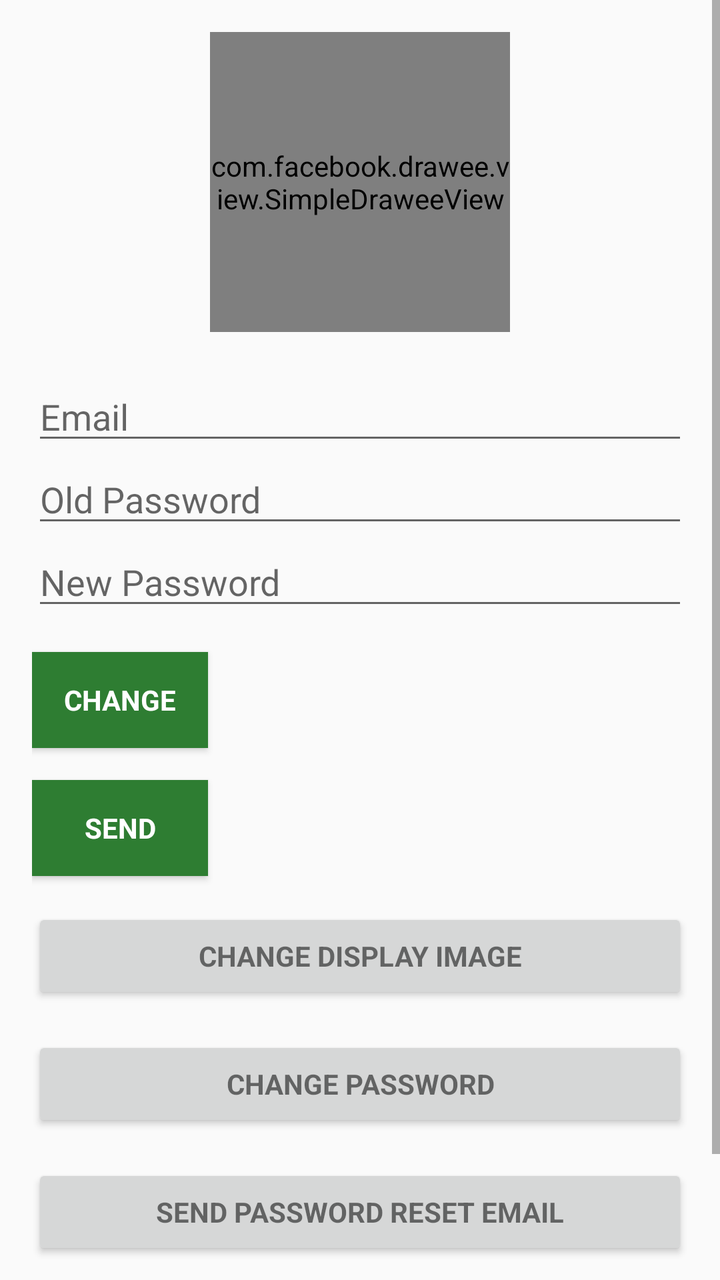
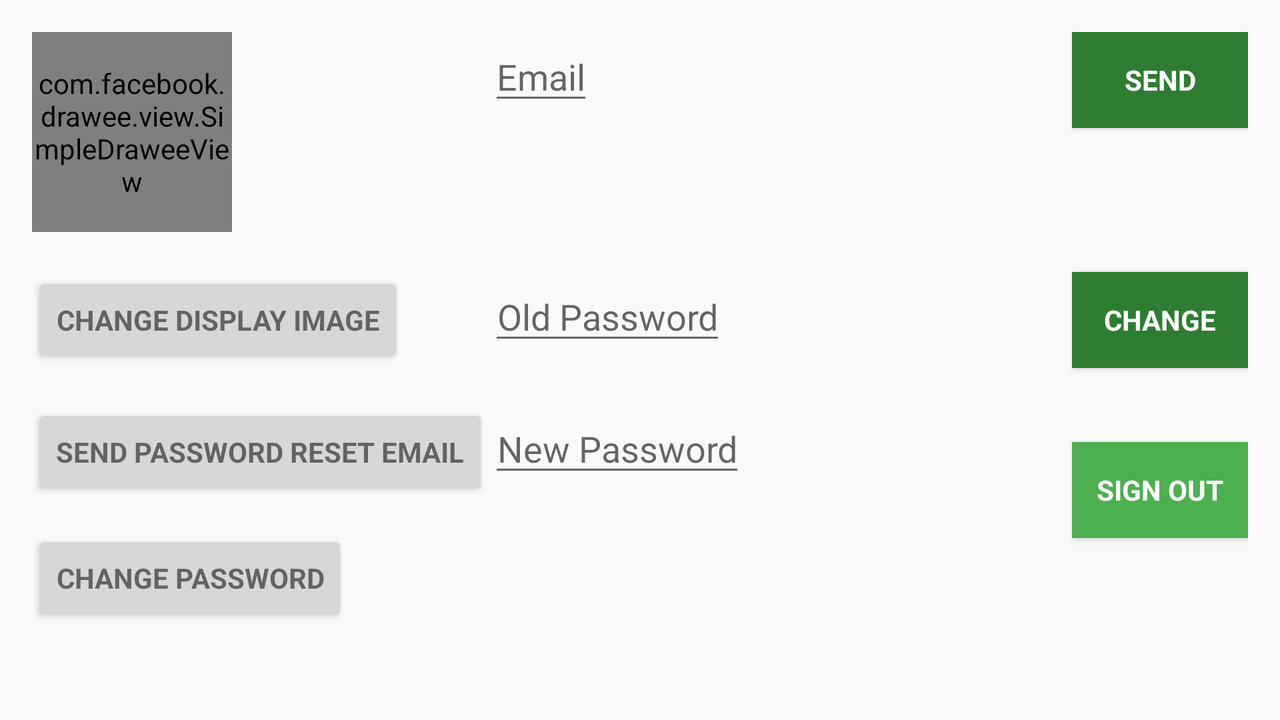

Two renders of one Android screen. The first uses the default layout on a phone; the second uses the alternative layout the repository ships for a different screen configuration, on a matching device. The two XML files are below.
<!-- AndroidManifest.xml: application theme AppTheme.NoActionBar -->
<!-- res/layout/fragment_profile_screen.xml -->
<?xml version="1.0" encoding="utf-8"?>
<android.support.design.widget.CoordinatorLayout xmlns:android="http://schemas.android.com/apk/res/android"
    xmlns:app="http://schemas.android.com/apk/res-auto"
    xmlns:tools="http://schemas.android.com/tools"
    android:layout_width="match_parent"
    android:layout_height="match_parent"
    xmlns:fresco="http://schemas.android.com/apk/res-auto"
    android:fitsSystemWindows="true"
    tools:context=".MainActivity">

    <android.support.design.widget.AppBarLayout
        android:layout_width="match_parent"
        android:layout_height="wrap_content"
        android:theme="@style/AppTheme.AppBarOverlay"
        app:elevation="0dp">

    </android.support.design.widget.AppBarLayout>

    <ScrollView
        android:layout_width="match_parent"
        android:layout_height="match_parent">

        <LinearLayout
            android:layout_width="match_parent"
            android:layout_height="wrap_content"
            android:orientation="vertical"
            android:paddingBottom="@dimen/activity_vertical_margin"
            android:paddingLeft="@dimen/activity_horizontal_margin"
            android:paddingRight="@dimen/activity_horizontal_margin"
            android:paddingTop="@dimen/activity_vertical_margin"
            app:layout_behavior="@string/appbar_scrolling_view_behavior">

            <com.facebook.drawee.view.SimpleDraweeView
                android:id="@+id/profile_image"
                android:layout_width="150dp"
                android:layout_height="150dp"
                fresco:placeholderImage="@drawable/placeholder"
                fresco:roundAsCircle="true"
                android:layout_marginBottom="20dp"
                android:layout_gravity="center"/>

            <EditText
                android:id="@+id/old_email"
                android:layout_width="match_parent"
                android:layout_height="wrap_content"
                android:hint="@string/hint_email"
                android:inputType="textEmailAddress"
                android:maxLines="1" />

            <EditText
                android:id="@+id/password"
                android:layout_width="match_parent"
                android:layout_height="wrap_content"
                android:focusableInTouchMode="true"
                android:hint="@string/prompt_password"
                android:imeActionId="@+id/login"
                android:imeOptions="actionUnspecified"
                android:inputType="textPassword"
                android:maxLines="1" />

            <EditText
                android:id="@+id/newPassword"
                android:layout_width="match_parent"
                android:layout_height="wrap_content"
                android:focusableInTouchMode="true"
                android:hint="@string/new_pass"
                android:imeActionId="@+id/login"
                android:imeOptions="actionUnspecified"
                android:inputType="textPassword"
                android:maxLines="1" />

            <Button
                android:id="@+id/changePass"
                style="?android:textAppearanceSmall"
                android:layout_width="wrap_content"
                android:layout_height="wrap_content"
                android:layout_marginTop="16dp"
                android:background="@color/colorPrimaryDark"
                android:text="@string/btn_change"
                android:textColor="@android:color/white"
                android:textStyle="bold" />

            <Button
                android:id="@+id/send"
                style="?android:textAppearanceSmall"
                android:layout_width="wrap_content"
                android:layout_height="wrap_content"
                android:layout_marginTop="16dp"
                android:background="@color/colorPrimaryDark"
                android:text="@string/btn_send"
                android:textColor="@android:color/white"
                android:textStyle="bold" />

            <ProgressBar
                android:id="@+id/progressBar"
                android:layout_width="30dp"
                android:layout_height="30dp"
                android:visibility="gone" />

            <Button
                android:id="@+id/change_image_button"
                style="?android:textAppearanceSmall"
                android:layout_width="match_parent"
                android:layout_height="wrap_content"
                android:layout_marginTop="16dp"
                android:text="@string/change_image"
                android:textStyle="bold" />

            <Button
                android:id="@+id/change_password_button"
                style="?android:textAppearanceSmall"
                android:layout_width="match_parent"
                android:layout_height="wrap_content"
                android:layout_marginTop="16dp"
                android:text="@string/change_password"
                android:textStyle="bold" />

            <Button
                android:id="@+id/sending_pass_reset_button"
                style="?android:textAppearanceSmall"
                android:layout_width="match_parent"
                android:layout_height="wrap_content"
                android:layout_marginTop="16dp"
                android:text="@string/send_password_reset_email"
                android:textStyle="bold" />

            <Button
                android:id="@+id/sign_out"
                style="?android:textAppearanceSmall"
                android:layout_width="match_parent"
                android:layout_height="wrap_content"
                android:layout_marginTop="16dp"
                android:background="@color/colorPrimary"
                android:text="@string/btn_sign_out"
                android:textColor="@android:color/white"
                android:textStyle="bold" />

        </LinearLayout>

    </ScrollView>



</android.support.design.widget.CoordinatorLayout>
<!-- resources referenced by this layout -->
<resources>
  <color name="colorPrimary">#4CAF50</color>
  <color name="colorPrimaryDark">#2E7D32</color>
  <dimen name="activity_horizontal_margin">16dp</dimen>
  <dimen name="activity_vertical_margin">16dp</dimen>
  <string name="btn_change">Change</string>
  <string name="btn_send">Send</string>
  <string name="btn_sign_out">Sign Out</string>
  <string name="change_image">Change Display Image</string>
  <string name="change_password">Change Password</string>
  <string name="hint_email">Email</string>
  <string name="new_pass">New Password</string>
  <string name="prompt_password">Old Password</string>
  <string name="send_password_reset_email">Send Password reset email</string>
  <style name="AppTheme.NoActionBar">
          <item name="windowActionBar">false</item>
          <item name="windowNoTitle">true</item>
          <item name="android:windowContentOverlay">@null</item>
          <item name="drawerArrowStyle">@style/MaterialDrawer.DrawerArrowStyle</item>
      </style>
  <style name="MaterialDrawer.DrawerArrowStyle" parent="Widget.AppCompat.DrawerArrowToggle">
          <item name="spinBars">false</item>
          <item name="color">@android:color/white</item>
      </style>
</resources>
<!-- res/layout-land/fragment_profile_screen.xml (the repository's variant of the layout above) -->
<!-- drawn on the phone turned sideways -->
<?xml version="1.0" encoding="utf-8"?>
<android.support.design.widget.CoordinatorLayout xmlns:android="http://schemas.android.com/apk/res/android"
    xmlns:app="http://schemas.android.com/apk/res-auto"
    xmlns:tools="http://schemas.android.com/tools"
    android:layout_width="match_parent"
    android:layout_height="match_parent"
    xmlns:fresco="http://schemas.android.com/apk/res-auto"
    android:fitsSystemWindows="true"
    tools:context=".MainActivity">

    <android.support.design.widget.AppBarLayout
        android:layout_width="match_parent"
        android:layout_height="wrap_content"
        android:theme="@style/AppTheme.AppBarOverlay"
        app:elevation="0dp">

    </android.support.design.widget.AppBarLayout>

    <ScrollView
        android:layout_width="match_parent"
        android:layout_height="match_parent">

        <RelativeLayout
            android:layout_width="match_parent"
            android:layout_height="350dp"
            android:orientation="vertical"
            android:paddingBottom="@dimen/activity_vertical_margin"
            android:paddingLeft="@dimen/activity_horizontal_margin"
            android:paddingRight="@dimen/activity_horizontal_margin"
            android:paddingTop="@dimen/activity_vertical_margin"
            app:layout_behavior="@string/appbar_scrolling_view_behavior">

            <com.facebook.drawee.view.SimpleDraweeView
                android:id="@+id/profile_image"
                android:layout_width="100dp"
                android:layout_height="100dp"
                android:layout_gravity="center"
                android:layout_marginBottom="20dp"
                fresco:placeholderImage="@drawable/placeholder"
                fresco:roundAsCircle="true" />

            <EditText
                android:id="@+id/old_email"
                android:layout_width="wrap_content"
                android:layout_height="wrap_content"
                android:layout_alignParentTop="true"
                android:layout_toEndOf="@+id/sending_pass_reset_button"
                android:hint="@string/hint_email"
                android:inputType="textEmailAddress"
                android:maxLines="1" />

            <EditText
                android:id="@+id/password"
                android:layout_width="wrap_content"
                android:layout_height="wrap_content"
                android:focusableInTouchMode="true"
                android:gravity="center"
                android:hint="@string/prompt_password"
                android:imeActionId="@+id/login"
                android:imeOptions="actionUnspecified"
                android:inputType="textPassword"
                android:maxLines="1"
                android:layout_alignTop="@+id/change_image_button"
                android:layout_toEndOf="@+id/sending_pass_reset_button" />

            <EditText
                android:id="@+id/newPassword"
                android:layout_width="wrap_content"
                android:layout_height="wrap_content"
                android:focusableInTouchMode="true"
                android:gravity="center"
                android:hint="@string/new_pass"
                android:imeActionId="@+id/login"
                android:imeOptions="actionUnspecified"
                android:inputType="textPassword"
                android:maxLines="1"
                android:layout_alignTop="@+id/sending_pass_reset_button"
                android:layout_toEndOf="@+id/sending_pass_reset_button" />

            <Button
                android:id="@+id/changePass"
                style="?android:textAppearanceSmall"
                android:layout_width="wrap_content"
                android:layout_height="wrap_content"
                android:background="@color/colorPrimaryDark"
                android:text="@string/btn_change"
                android:textColor="@android:color/white"
                android:textStyle="bold"
                android:layout_alignTop="@+id/password"
                android:layout_alignParentEnd="true" />

            <Button
                android:id="@+id/send"
                style="?android:textAppearanceSmall"
                android:layout_width="wrap_content"
                android:layout_height="wrap_content"
                android:layout_alignParentEnd="true"
                android:layout_alignParentTop="true"
                android:background="@color/colorPrimaryDark"
                android:text="@string/btn_send"
                android:textColor="@android:color/white"
                android:textStyle="bold" />

            <ProgressBar
                android:id="@+id/progressBar"
                android:layout_width="30dp"
                android:layout_height="30dp"
                android:visibility="gone" />

            <Button
                android:id="@+id/change_image_button"
                style="?android:textAppearanceSmall"
                android:layout_width="wrap_content"
                android:layout_height="wrap_content"
                android:layout_alignParentStart="true"
                android:layout_below="@+id/profile_image"
                android:text="@string/change_image"
                android:textStyle="bold" />

            <Button
                android:id="@+id/change_password_button"
                style="?android:textAppearanceSmall"
                android:layout_width="wrap_content"
                android:layout_height="wrap_content"
                android:text="@string/change_password"
                android:textStyle="bold"
                android:layout_below="@+id/sending_pass_reset_button"
                android:layout_alignParentStart="true"
                android:layout_marginTop="15dp" />

            <Button
                android:id="@+id/sending_pass_reset_button"
                style="?android:textAppearanceSmall"
                android:layout_width="wrap_content"
                android:layout_height="wrap_content"
                android:text="@string/send_password_reset_email"
                android:textStyle="bold"
                android:layout_below="@+id/change_image_button"
                android:layout_alignParentStart="true"
                android:layout_marginTop="18dp" />

            <Button
                android:id="@+id/sign_out"
                style="?android:textAppearanceSmall"
                android:layout_width="wrap_content"
                android:layout_height="wrap_content"
                android:background="@color/colorPrimary"
                android:text="@string/btn_sign_out"
                android:textColor="@android:color/white"
                android:textStyle="bold"
                android:layout_alignTop="@+id/sending_pass_reset_button"
                android:layout_alignParentEnd="true"
                android:layout_marginTop="19dp" />

        </RelativeLayout>


    </ScrollView>



</android.support.design.widget.CoordinatorLayout>
